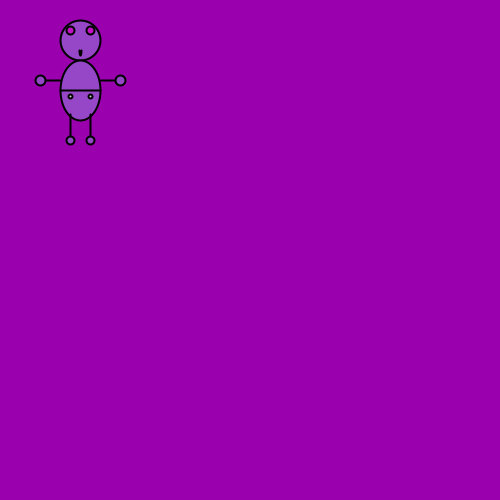
Frame 1 (no input)
Frame 60 (the mouse pressed at the canvas centre just before this capture): identical to frame 1, image omitted
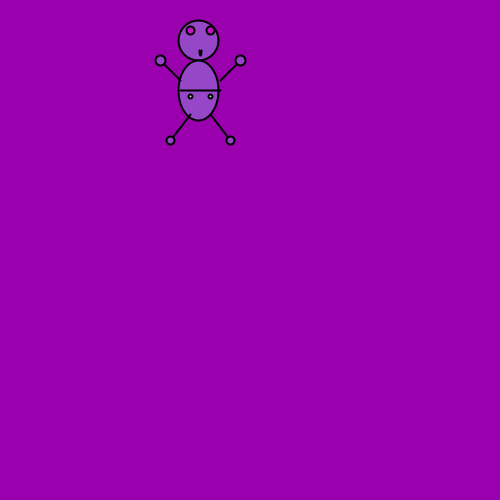
Frame 120 (the mouse held since frame 60 and released just before this capture)

The Processing sketch that drew these frames (run headless with seeded random() and noise(); from frame 60 on, the mouse is pressed at the canvas centre):

// Processing sketch: Mejia_CharacterMovingLimbs
// ── Mejia_CharacterMovingLimbs.pde
int x=40;
int y=20;

void setup(){
size(500,500);
noCursor();
background(155, 0, 175);
}
void draw(){
  background(155, 0, 175);
scale(2);

//  x=mouseX;
//  y=mouseY;
  
//head
fill(149,71,200);
ellipse(x,y,20,20);
//body
fill(149,71,200);
ellipse(x,y+25,20,30);
//arms

if(mousePressed==true){
 x=x+1; 
}
if (mousePressed==true){
line(x-20,y+10,x-10,y+20);
line(x+10,y+20,x+20,y+10);
}

else{
line(x-20,y+20,x-10,y+20);
line(x+10,y+20,x+20,y+20);
}
//hands
if(mousePressed==true){
 fill(149,71,200);
ellipse(x-20,y+10,5,5);
fill(149,71,200);
ellipse(x+20,y+10,5,5); 
}

else{
fill(149,71,200);
ellipse(x-20,y+20,5,5);
fill(149,71,200);
ellipse(x+20,y+20,5,5);
}

//legs
if(mousePressed==true){
 line(x-5,y+37,x-15,y+50);
line(x+5,y+37,x+15,y+50); 
}
 else{
line(x-5,y+37,x-5,y+50);
line(x+5,y+37,x+5,y+50);
 }
 
//feet
if (mousePressed==true){
fill(149,71,200);
ellipse(x-15,y+50,4,4);
fill(149,71,200);
ellipse(x+15,y+50,4,4);  
}

else{
fill(149,71,200);
ellipse(x-5,y+50,4,4);
fill(149,71,200);
ellipse(x+5,y+50,4,4);
}

//eyes
fill(200,15,200);
ellipse(x-5,y-5,4,4);
fill(200,15,200);
ellipse(x+5,y-5,4,4);
//mouth
fill(255,20,20);
arc(x,y+5,1,5,0,PI);
//pants
fill(100,40,215);
line(x-10,y+25,x+10,y+25);
//buttons
fill(200,200,200);
ellipse(x-5,y+28,2,2);
fill(200,200,200);
ellipse(x+5,y+28,2,2);
}
